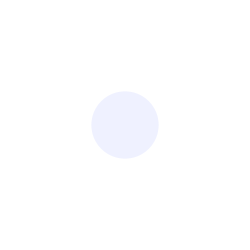
Frame 1 (no input)
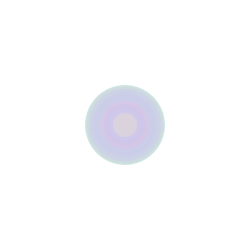
Frame 60 (the mouse pressed at the canvas centre just before this capture)
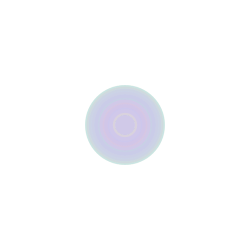
Frame 120 (the mouse held since frame 60 and released just before this capture)

The Processing sketch that drew these frames (run headless with seeded random() and noise(); from frame 60 on, the mouse is pressed at the canvas centre):

// Processing sketch: processing_103806
// ── processing_103806.pde

int counter;

void setup() {  //setup function called initially, only once
  size(250, 250);
  background(255);  //set background white
  colorMode(HSB);   //set colors to Hue, Saturation, Brightness mode
  counter = 0;
}

void draw() {  //draw function loops 
  counter++;
  noStroke();
  fill(random(255),80,255,50);
  
  if(mousePressed == true) { //add some interaction
    ellipse(mouseX, mouseY, 20, 20);
  }
  else {
    ellipse(width/2, height/2, 80*sin(counter), 80*sin(counter));
  }
}
